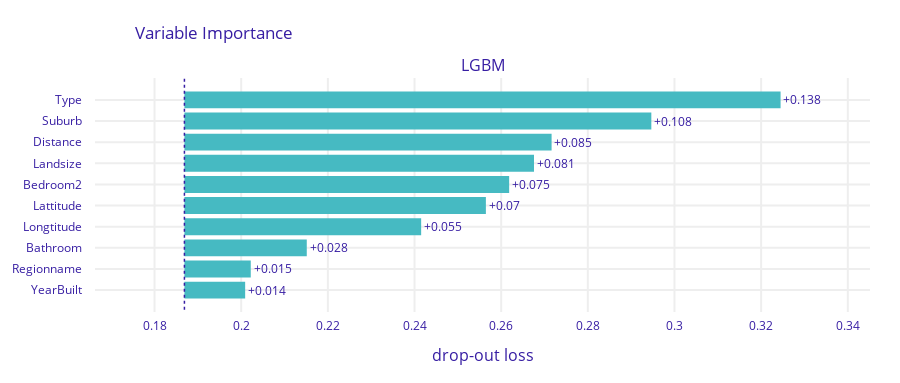

Write notebook code for a chart like this one.
### Code cell
lgbm_importance.plot(max_vars=10)

### Figure 1 — Plotly figure (JSON) as saved in the notebook; plotly's stock layout.template omitted (floating-point values rounded to 4 significant figures)
{"data": [{"base": 0.1869, "hoverinfo": "text", "hoverlabel": {"bgcolor": "rgba(0,0,0,0.8)"}, "hovertext": ["Model: LGBM loss after<br>variable: Type is permuted: 0.324<br>Drop-out loss change: +0.138", "Model: LGBM loss after<br>variable: Suburb is permuted: 0.295<br>Drop-out loss change: +0.108", "Model: LGBM loss after<br>variable: Distance is permuted: 0.272<br>Drop-out loss change: +0.085", "Model: LGBM loss after<br>variable: Landsize is permuted: 0.268<br>Drop-out loss change: +0.081", "Model: LGBM loss after<br>variable: Bedroom2 is permuted: 0.262<br>Drop-out loss change: +0.075", "Model: LGBM loss after<br>variable: Lattitude is permuted: 0.256<br>Drop-out loss change: +0.07", "Model: LGBM loss after<br>variable: Longtitude is permuted: 0.242<br>Drop-out loss change: +0.055", "Model: LGBM loss after<br>variable: Bathroom is permuted: 0.215<br>Drop-out loss change: +0.028", "Model: LGBM loss after<br>variable: Regionname is permuted: 0.202<br>Drop-out loss change: +0.015", "Model: LGBM loss after<br>variable: YearBuilt is permuted: 0.201<br>Drop-out loss change: +0.014"], "marker": {"color": "#46bac2"}, "orientation": "h", "showlegend": false, "text": ["+0.138", "+0.108", "+0.085", "+0.081", "+0.075", "+0.07", "+0.055", "+0.028", "+0.015", "+0.014"], "textposition": "outside", "type": "bar", "x": [0.1376, 0.1078, 0.08474, 0.08068, 0.07495, 0.06957, 0.05464, 0.02824, 0.01531, 0.01402], "xaxis": "x", "y": ["Type", "Suburb", "Distance", "Landsize", "Bedroom2", "Lattitude", "Longtitude", "Bathroom", "Regionname", "YearBuilt"], "yaxis": "y"}], "layout": {"annotations": [{"font": {"size": 16}, "showarrow": false, "text": "LGBM", "x": 0.5, "xanchor": "center", "xref": "paper", "y": 1.0, "yanchor": "bottom", "yref": "paper"}, {"font": {"size": 16}, "showarrow": false, "text": "drop-out loss", "x": 0.5, "xanchor": "center", "xref": "paper", "y": 0, "yanchor": "top", "yref": "paper", "yshift": -30}], "font": {"color": "#371ea3"}, "height": 383.0, "margin": {"b": 71, "r": 30, "t": 78}, "shapes": [{"line": {"color": "#371ea3", "dash": "dot", "width": 1.5}, "type": "line", "x0": 0.1869, "x1": 0.1869, "xref": "x", "y0": -1, "y1": 10, "yref": "y"}], "title": {"text": "Variable Importance", "x": 0.15}, "xaxis": {"anchor": "y", "automargin": true, "domain": [0.0, 1.0], "fixedrange": true, "gridwidth": 2, "range": [0.1663, 0.3451], "tickcolor": "white", "ticklen": 3, "ticks": "outside", "type": "linear", "zeroline": false}, "yaxis": {"anchor": "x", "automargin": true, "autorange": "reversed", "domain": [0.0, 1.0], "fixedrange": true, "gridwidth": 2, "tickcolor": "white", "ticklen": 10, "ticks": "outside", "type": "category"}}}
